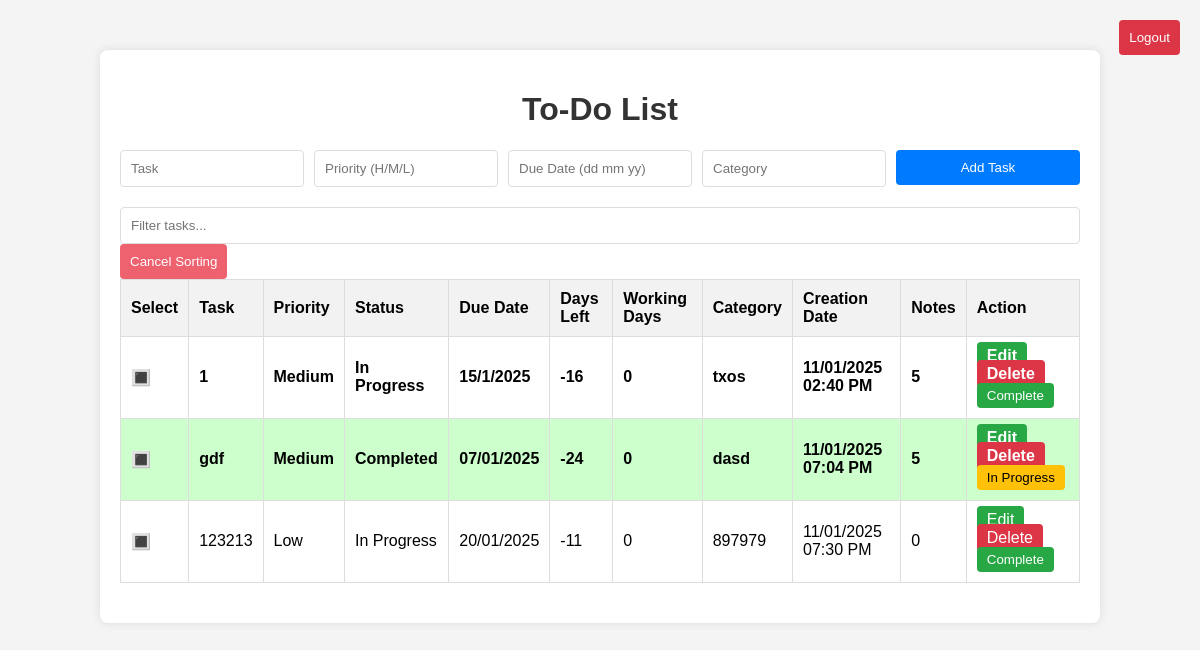
Screenshot of / (signed in) with the database file from the repository.
### app.py (models this page shows)
class Task(db.Model):
    id = db.Column(db.Integer, primary_key=True)
    task = db.Column(db.String(200), nullable=False)
    priority = db.Column(db.String(20), nullable=False)
    status = db.Column(db.String(20), nullable=False, default="In Progress")
    due_date = db.Column(db.String(20), nullable=False)
    category = db.Column(db.String(50), nullable=False)
    creation_date = db.Column(db.String(20), nullable=False)
    user_id = db.Column(db.Integer, db.ForeignKey('user.id'), nullable=False)
    notes = db.relationship('Note', backref='task', lazy=True)

### app.py (the view)
@app.route('/')
def index():
    if 'user_id' not in session:
        return redirect(url_for('login'))
    user = db.session.get(User, session['user_id'])
    tasks = Task.query.filter_by(user_id=user.id).all()
    today = datetime.now().date()
    has_rainbow = any(
        task.status == "In Progress" and
        task.due_date and
        to_date_filter(task.due_date) and
        1 <= (to_date_filter(task.due_date) - today).days <= 7
        for task in tasks
    )
    selected_task_id = request.args.get('selected_task')
    selected_task = Task.query.get(selected_task_id) if selected_task_id else None
    return render_template(
        'index.html',
        tasks=tasks,
        today=today,
        working_days=working_days,
        selected_task=selected_task,
        has_rainbow=has_rainbow
    )

### app.py (called while the page is built)
def working_days(start_date, end_date):
    days = (end_date - start_date).days
    if days <= 0:
        return 0
    full_weeks, extra_days = divmod(days, 7)
    return full_weeks * 5 + min(extra_days, 5)

@app.template_filter('to_date')
def to_date_filter(date_str):
    try:
        return datetime.strptime(date_str, "%d/%m/%Y").date()
    except ValueError:
        return None

### templates/index.html (shortened to what this page needs)
<!DOCTYPE html>
<html lang="en">
<head>
    <link rel="stylesheet" href="{{ url_for('static', filename='style.css') }}">
</head>
<body>
    <div class="logout-container">
        <button onclick="confirmLogout()" class="btn-logout">Logout</button>
    </div>
    <div class="container">
        <h1>To-Do List</h1>
        <form action="{{ url_for('add_task') }}" method="POST" class="task-form">
            <div class="form-row">
                <div class="form-group">
                    <input type="text" name="task" placeholder="Task" required>
                </div>
                <div class="form-group">
                    <input type="text" name="priority" placeholder="Priority (H/M/L)" required>
                </div>
                <div class="form-group">
                    <input type="text" name="due_date" placeholder="Due Date (dd mm yy)" required>
                </div>
                <div class="form-group">
                    <input type="text" name="category" placeholder="Category" required>
                </div>
                <div class="form-group">
                    <button type="submit" class="btn-primary">Add Task</button>
                </div>
            </div>
        </form>
        <div class="filter-container">
            <input type="text" id="filterInput" placeholder="Filter tasks..." onkeyup="filterTasks()">
            <button onclick="cancelSorting()" class="btn-cancel">Cancel Sorting</button>
        </div>
        <table>
            <thead>
                <tr>
                    <th onclick="sortTable(0)">Select</th>
                    <th onclick="sortTable(1)">Task</th>
                    <th onclick="sortTable(2)">Priority</th>
                    <th onclick="sortTable(3)">Status</th>
                    <th onclick="sortTable(4)">Due Date</th>
                    <th onclick="sortTable(5)">Days Left</th>
                    <th onclick="sortTable(6)" class="{% if has_rainbow %}rainbow-cell{% endif %}">
                        Working Days
                    </th>
                    <th onclick="sortTable(7)">Category</th>
                    <th onclick="sortTable(8)">Creation Date</th>
                    <th onclick="sortTable(9)">Notes</th>
                    <th onclick="sortTable(10)">Action</th>
                </tr>
            </thead>
            <tbody>
                {% for task in tasks %}
                <tr class="{% if task.id == selected_task.id %}selected{% endif %} {% if task.priority == 'High' %}high-priority{% elif task.priority == 'Medium' %}medium-priority{% endif %} {% if task.status == 'Completed' %}completed-task{% endif %}">
                    <td onclick="window.location.href='{{ url_for('index', selected_task=task.id) }}'" class="selectable-cell">🔳</td>
                    <td>{{ task.task }}</td>
                    <td>{{ task.priority }}</td>
                    <td>{{ task.status }}</td>
                    <td>{{ task.due_date }}</td>
                    <td>
                        {% if task.due_date | to_date %}
                            {{ (task.due_date | to_date - today).days }}
                        {% else %}
                            Invalid Date
                        {% endif %}
                    </td>
                    <td>
                        {% if task.due_date | to_date %}
                            {{ working_days(today, task.due_date | to_date) }}
                        {% else %}
                            Invalid Date
                        {% endif %}
                    </td>
                    <td>{{ task.category }}</td>
                    <td>{{ task.creation_date }}</td>
                    <td>{{ task.notes | length }}</td>
                    <td>
                        <a href="{{ url_for('edit_task', task_id=task.id) }}" class="btn-edit" onclick="return confirmAction('edit')">Edit</a>
                        <a href="{{ url_for('delete_task', task_id=task.id) }}" class="btn-delete" onclick="return confirmAction('delete')">Delete</a>
                        {% if task.status == 'In Progress' %}
                            <button onclick="return confirmAction('complete', {{ task.id }})" class="btn-complete">Complete</button>
                        {% else %}
                            <button onclick="return confirmAction('revert', {{ task.id }})" class="btn-revert">In Progress</button>
                        {% endif %}
                    </td>
                </tr>
                {% endfor %}
            </tbody>
        </table>
    </div>
</body>
</html>

### static/style.css (style rules this page uses)
body { font-family: Arial, sans-serif; margin: 0; padding: 0; background-color: #f4f4f4; }
.container { width: 80%; margin: 50px auto; background: white; padding: 20px; box-shadow: 0 0 10px rgba(0, 0, 0, 0.1); border-radius: 8px; text-align: center; }
h1, h2 { text-align: center; color: #333; }
.task-form .form-row, .note-form .form-row { display: flex; gap: 10px; margin-bottom: 20px; }
.task-form .form-group, .note-form .form-group { flex: 1; }
.task-form input, .note-form textarea { width: 100%; padding: 10px; border: 1px solid #ddd; border-radius: 4px; box-sizing: border-box; }
.task-form button, .note-form button { width: 100%; padding: 10px; background-color: #007bff; color: white; border: none; border-radius: 4px; cursor: pointer; }
table { width: 100%; border-collapse: collapse; margin-bottom: 20px; margin-left: auto; margin-right: auto; }
table, th, td { border: 1px solid #ddd; }
th, td { padding: 10px; text-align: left; }
th { background-color: #f2f2f2; cursor: pointer; }
a { color: #007bff; text-decoration: none; }
.btn-primary { background-color: #007bff; color: white; padding: 10px; border: none; border-radius: 4px; cursor: pointer; }
.btn-edit { background-color: #28a745; color: white; padding: 5px 10px; border: none; border-radius: 4px; cursor: pointer; text-decoration: none; }
.btn-delete { background-color: #dc3545; color: white; padding: 5px 10px; border: none; border-radius: 4px; cursor: pointer; text-decoration: none; }
.btn-complete { background-color: #28a745; color: white; padding: 5px 10px; border: none; border-radius: 4px; cursor: pointer; text-decoration: none; }
.btn-revert { background-color: #ffc107; color: black; padding: 5px 10px; border: none; border-radius: 4px; cursor: pointer; text-decoration: none; }
.medium-priority { font-weight: bold; }
.completed-task { background-color: #ccffcc; }
.filter-container { margin-top: 20px; text-align: left; }
.filter-container input { width: 100%; padding: 10px; border: 1px solid #ddd; border-radius: 4px; box-sizing: border-box; }
.btn-cancel { padding: 10px; background-color: #ee616f; color: white; border: none; border-radius: 4px; cursor: pointer; }
.logout-container { position: absolute; top: 20px; right: 20px; }
.btn-logout { padding: 10px; background-color: #dc3545; color: white; border: none; border-radius: 4px; cursor: pointer; }

### rows the page displays
Task: task "1", priority "Medium", status "In Progress", due_date "15/1/2025", (task.due_date|to_date-today).days "-16", due_date "0", category "txos", creation_date "11/01/2025 02:40 PM", notes|length "5"
Task: task "gdf", priority "Medium", status "Completed", due_date "07/01/2025", (task.due_date|to_date-today).days "-24", due_date "0", category "dasd", creation_date "11/01/2025 07:04 PM", notes|length "5"
Task: task "123213", priority "Low", status "In Progress", due_date "20/01/2025", (task.due_date|to_date-today).days "-11", due_date "0", category "897979", creation_date "11/01/2025 07:30 PM", notes|length "0"
